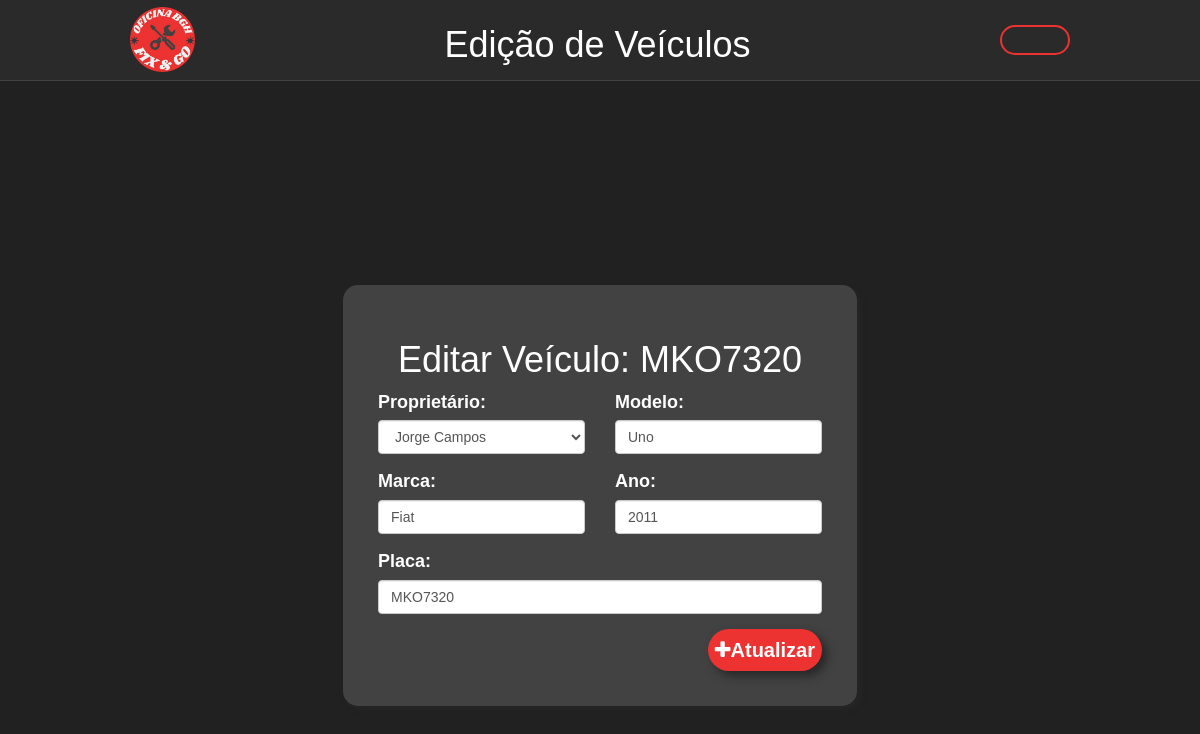
Page /editar/editarVeiculo.php?id=2 (signed in) on the committed database.
### tables this page shows
CREATE TABLE `veiculos` (
  `id` int(11) NOT NULL,
  `fkCliente` int(11) NOT NULL,
  `modelo` varchar(100) NOT NULL,
  `marca` varchar(100) NOT NULL,
  `ano` int(11) NOT NULL,
  `placa` varchar(100) NOT NULL
);

CREATE TABLE `clientes` (
  `id` int(11) NOT NULL,
  `nome` varchar(300) NOT NULL,
  `sexo` varchar(20) NOT NULL,
  `dataNasc` date NOT NULL,
  `email` varchar(400) NOT NULL,
  `celular` varchar(15) NOT NULL,
  `cpf` varchar(14) NOT NULL,
  `endBairro` varchar(400) NOT NULL,
  `endCidade` varchar(400) NOT NULL,
  `endComplemento` varchar(400) NOT NULL,
  `endNum` varchar(10) NOT NULL,
  `endRua` varchar(400) NOT NULL
);

### classes/Veiculos.php (called while the page is built, shortened)
<?php
class Veiculo
{
    private $conn;
    private $table_name = "veiculos";
    public function __construct($db)
    {
        $this->conn = $db;
    }
    public function lerPorId($id)
    {
        $query = "SELECT * FROM " . $this->table_name . " WHERE id = ?";
        $stmt = $this->conn->prepare($query);
        $stmt->execute([$id]);
        return $stmt->fetch(PDO::FETCH_ASSOC);
    }
}
?>

### classes/Clientes.php (called while the page is built, shortened)
<?php
class Cliente
{
    private $conn;
    private $table_name = "clientes";
    public function __construct($db)
    {
        $this->conn = $db;
    }
    public function ler()
    {
        $query = "SELECT * FROM " . $this->table_name;
        $stmt = $this->conn->prepare($query);
        $stmt->execute();
        return $stmt;
    }
}
?>

### editar/editarVeiculo.php (the view, shortened to what this page needs)
<?php
include_once '../config/config.php';
include_once '../classes/Veiculos.php';
include_once '../classes/Clientes.php';
$veiculo = new Veiculo($db);
$clientes = new Cliente($db);
$clientes = $clientes->ler();
if (isset($_GET['id'])) {
    $id = $_GET['id'];
    $dadosVeiculos = $veiculo->lerPorId($id);
}
?>
<!DOCTYPE html>
<html lang="pt-br">
<head>
    <link rel="stylesheet" href="../styles/styleCadUsuario.css">
    <link rel="stylesheet" href="https://maxcdn.bootstrapcdn.com/bootstrap/3.3.7/css/bootstrap.min.css">
    <link rel="stylesheet" href="https://cdnjs.cloudflare.com/ajax/libs/font-awesome/4.5.0/css/font-awesome.min.css">
    <link rel="stylesheet" href="../styles/styleCadUsuario.css">
</head>
<body>
    <header>
        <img src="../assets/img/logo.png" alt="Logo" class="small-img">
        <h1 class="le">Edição de Veículos</h1>
        <a href="../gerenciamento/gerenciarVeiculos.php" class="btn-voltar"><ion-icon name="arrow-undo"></ion-icon></a>
    </header>
    <main style="height: 100vh;">
        <div class="container">
            <h1 class="text-center">
                <?php if (isset($_GET['id'])): ?>
                    Editar Veículo: <?php echo htmlspecialchars($dadosVeiculos['placa']); ?>
                <?php else: ?>
                    Cadastrar Veículo
                <?php endif; ?>
            </h1>
            <form method="POST">
                <div class="row">
                    <div class="col-md-6">
                        <div class="form-group">
                            <label for="fkCliente">Proprietário:</label><br>
                            <select name="fkCliente" required class="form-control">
                                <?php foreach ($clientes as $cliente): ?>
                                    <option value="<?php echo $cliente['id']; ?>"
                                        <?php echo ($cliente['id'] == $dadosVeiculos['fkCliente']) ? 'selected' : ''; ?>>
                                        <?php echo htmlspecialchars($cliente['nome']); ?>
                                    </option>
                                <?php endforeach; ?>
                            </select>
                        </div>
                    </div>
                    <div class="col-md-6">
                        <div class="form-group">
                            <label for="modelo">Modelo:</label>
                            <input type="text" name="modelo" id="modelo" class="form-control" placeholder="Modelo..."
                                value="<?php echo htmlspecialchars($dadosVeiculos['modelo']); ?>" required>
                        </div>
                    </div>
                </div>
                <div class="row">
                    <div class="col-md-6">
                        <div class="form-group">
                            <label for="marca">Marca:</label>
                            <input type="text" name="marca" id="marca" class="form-control" placeholder="Marca..."
                                value="<?php echo htmlspecialchars($dadosVeiculos['marca']); ?>" required>
                        </div>
                    </div>
                    <div class="col-md-6">
                        <div class="form-group">
                            <label for="ano">Ano:</label>
                            <input type="text" name="ano" id="ano" class="form-control"
                                placeholder="Ex: 2009, 2011, 1979..."
                                value="<?php echo htmlspecialchars($dadosVeiculos['ano']); ?>" required>
                        </div>
                    </div>
                </div>
                <div class="row">
                    <div class="col-md-12">
                        <div class="form-group">
                            <label for="placa">Placa:</label>
                            <input type="text" name="placa" id="placa" class="form-control"
                                placeholder="Ex: XXX111, ZZZ2Z22..."
                                value="<?php echo htmlspecialchars($dadosVeiculos['placa']); ?>" required>
                        </div>
                    </div>
                </div>
                <button type="submit" class="btn-cad">
                    <i class="fa fa-plus"></i>
                    <?php echo isset($_GET['id']) ? 'Atualizar' : 'Cadastrar'; ?>
                </button>
            </form>
        </div>
    </main>
</body>
</html>

### styles/styleCadUsuario.css (style rules this page uses)
* { margin: 0; padding: 0; font-family: "Kanit", sans-serif; }
main { display: flex; justify-content: center; align-items: center; flex-direction: column; background: #212121; }
header { display: flex; flex-direction: row; justify-content: space-around; align-items: center; background-color: #2b2a2a; border-bottom: solid #424242 1px; padding: 5px; color: white; }
.small-img { height: 65px; width: 65px; }
.btn-voltar { float: right; display: flex; align-items: center; justify-content: center; padding: 2px; text-decoration: none; background-color: transparent; height: 30px; width: 70px; border-radius: 50px; border: solid 2px #ed3232; color: #ed3232; transition: all 0.6s ease; }
.btn-cad { float: right; display: flex; align-items: center; justify-content: center; padding: 7px; text-decoration: none; background-color: #ed3232; height: auto; width: auto; border-radius: 50px; color: white; font-size: 2rem; border: none; box-shadow: 5px 5px 10px #272727; font-weight: 600; transition: all 0.6s ease; }
h1 { color: white; }
.container { display: flex; justify-content: center; align-items: center; flex-direction: column; background-color: #424242; padding: 35px; border-radius: 15px; margin: 80px auto 50px auto; height: auto; width: auto; font-size: 18px; box-shadow: 4px 4px 5px #252525; }
.form-control { transition: all 0.6s ease; }
.row { display: flex; flex-direction: row; }
label { color: white; }

### rows in the picture
veiculos: placa "MKO7320", fkCliente "Jorge Campos", modelo "Uno", marca "Fiat", ano "2011"
